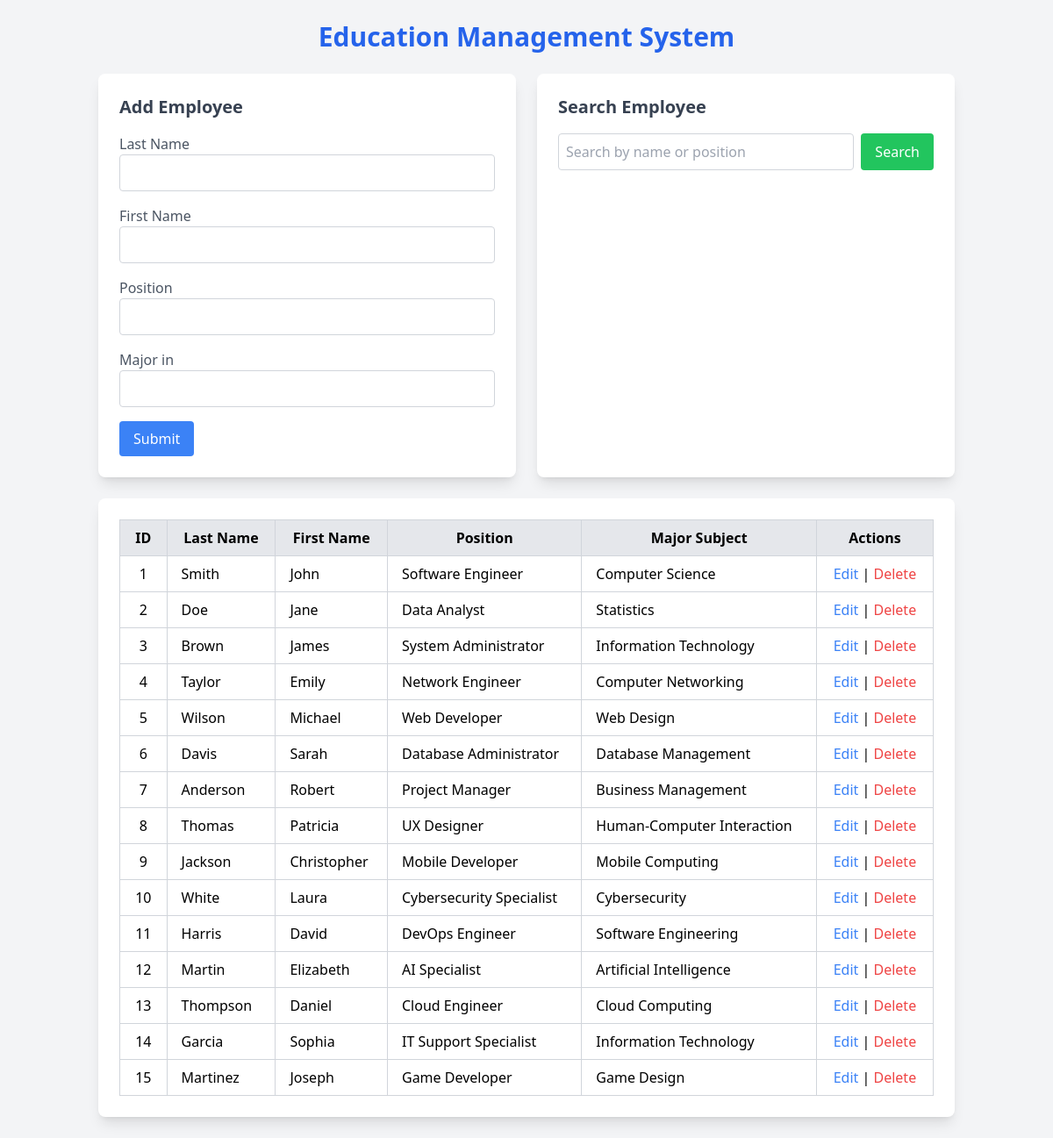
The page / on the database its author committed.
### tables this page shows
CREATE TABLE Employee (
    employee_id INT AUTO_INCREMENT PRIMARY KEY, 
    last_name VARCHAR(100) NOT NULL,        
    first_name VARCHAR(100) NOT NULL,       
    position VARCHAR(100) NOT NULL,      
    major_subject VARCHAR(100) NOT NULL      
);

### core/models.php (called while the page is built, shortened)
<?php
function showEmployeeRecords($pdo, $searchTerm = '')
{
    $sql = "SELECT * FROM employee WHERE last_name LIKE ? OR first_name LIKE ? OR position LIKE ?";
    $stmt = $pdo->prepare($sql);
    $stmt->execute(["%$searchTerm%", "%$searchTerm%", "%$searchTerm%"]);
    return $stmt->fetchAll();
}
?>

### index.php (the view, shortened to what this page needs)
<?php require_once 'core/dbConfig.php'; ?>
<?php require_once 'core/models.php'; ?>
<!DOCTYPE html>
<html lang="en">
<head>
  <script src="https://cdn.tailwindcss.com"></script>
</head>
<body class="bg-gray-100">
  <div class="container mx-auto p-6">
    <h1 class="text-3xl font-bold text-center mb-6 text-blue-600">Education Management System</h1>
    <div class="grid grid-cols-1 md:grid-cols-2 gap-6">
      <div class="bg-white shadow-lg rounded-lg p-6">
        <h2 class="text-xl font-semibold mb-4 text-gray-700">Add Employee</h2>
        <form action="core/handleForms.php" method="POST">
          <div class="mb-4">
            <label for="last_name" class="block text-gray-600">Last Name</label>
            <input type="text" name="last_name" class="w-full p-2 border border-gray-300 rounded" required>
          </div>
          <div class="mb-4">
            <label for="first_name" class="block text-gray-600">First Name</label>
            <input type="text" name="first_name" class="w-full p-2 border border-gray-300 rounded" required>
          </div>
          <div class="mb-4">
            <label for="position" class="block text-gray-600">Position</label>
            <input type="text" name="position" class="w-full p-2 border border-gray-300 rounded" required>
          </div>
          <div class="mb-4">
            <label for="major_subject" class="block text-gray-600">Major in</label>
            <input type="text" name="major_subject" class="w-full p-2 border border-gray-300 rounded" required>
          </div>
          <button type="submit" name="addEmployeeBtn"
            class="bg-blue-500 text-white px-4 py-2 rounded hover:bg-blue-600">Submit</button>
        </form>
      </div>
      <div class="bg-white shadow-lg rounded-lg p-6">
        <h2 class="text-xl font-semibold mb-4 text-gray-700">Search Employee</h2>
        <form method="GET" action="" class="flex gap-2 mb-4">
          <input type="text" name="search" placeholder="Search by name or position"
            class="flex-1 p-2 border border-gray-300 rounded"
            value="<?php echo isset($_GET['search']) ? $_GET['search'] : ''; ?>">
          <button type="submit" name="searchEmployeeBtn"
            class="bg-green-500 text-white px-4 rounded hover:bg-green-600">Search</button>
        </form>
      </div>
    </div>
    <div class="mt-6 bg-white shadow-lg rounded-lg p-6">
      <?php
      $searchTerm = isset($_GET['search']) ? $_GET['search'] : '';
      $showEmployeeRecords = showEmployeeRecords($pdo, $searchTerm);
      ?>
      <?php if ($showEmployeeRecords): ?>
        <div class="overflow-x-auto">
          <table class="w-full border-collapse border border-gray-300">
            <thead class="bg-gray-200">
              <tr>
                <th class="border border-gray-300 px-4 py-2">ID</th>
                <th class="border border-gray-300 px-4 py-2">Last Name</th>
                <th class="border border-gray-300 px-4 py-2">First Name</th>
                <th class="border border-gray-300 px-4 py-2">Position</th>
                <th class="border border-gray-300 px-4 py-2">Major Subject</th>
                <th class="border border-gray-300 px-4 py-2">Actions</th>
              </tr>
            </thead>
            <tbody>
              <?php foreach ($showEmployeeRecords as $employee): ?>
                <tr class="hover:bg-gray-100">
                  <td class="border border-gray-300 px-4 py-2 text-center"><?php echo $employee['employee_id']; ?></td>
                  <td class="border border-gray-300 px-4 py-2"><?php echo $employee['last_name']; ?></td>
                  <td class="border border-gray-300 px-4 py-2"><?php echo $employee['first_name']; ?></td>
                  <td class="border border-gray-300 px-4 py-2"><?php echo $employee['position']; ?></td>
                  <td class="border border-gray-300 px-4 py-2"><?php echo $employee['major_subject']; ?></td>
                  <td class="border border-gray-300 px-4 py-2 text-center">
                    <a href="update.php?employee_id=<?php echo $employee['employee_id']; ?>"
                      class="text-blue-500 hover:underline">Edit</a> |
                    <a href="delete.php?employee_id=<?php echo $employee['employee_id']; ?>"
                      class="text-red-500 hover:underline">Delete</a>
                  </td>
                </tr>
              <?php endforeach; ?>
            </tbody>
          </table>
        </div>
      <?php else: ?>
        <p class="text-center text-gray-500">No records found!</p>
      <?php endif; ?>
    </div>
  </div>
</body>
</html>

### rows shown on the page
employee: employee_id "1", last_name "Smith", first_name "John", position "Software Engineer", major_subject "Computer Science"
employee: employee_id "2", last_name "Doe", first_name "Jane", position "Data Analyst", major_subject "Statistics"
employee: employee_id "3", last_name "Brown", first_name "James", position "System Administrator", major_subject "Information Technology"
employee: employee_id "4", last_name "Taylor", first_name "Emily", position "Network Engineer", major_subject "Computer Networking"
employee: employee_id "5", last_name "Wilson", first_name "Michael", position "Web Developer", major_subject "Web Design"
employee: employee_id "6", last_name "Davis", first_name "Sarah", position "Database Administrator", major_subject "Database Management"
employee: employee_id "7", last_name "Anderson", first_name "Robert", position "Project Manager", major_subject "Business Management"
employee: employee_id "8", last_name "Thomas", first_name "Patricia", position "UX Designer", major_subject "Human-Computer Interaction"
employee: employee_id "9", last_name "Jackson", first_name "Christopher", position "Mobile Developer", major_subject "Mobile Computing"
employee: employee_id "10", last_name "White", first_name "Laura", position "Cybersecurity Specialist", major_subject "Cybersecurity"
employee: employee_id "11", last_name "Harris", first_name "David", position "DevOps Engineer", major_subject "Software Engineering"
employee: employee_id "12", last_name "Martin", first_name "Elizabeth", position "AI Specialist", major_subject "Artificial Intelligence"
employee: employee_id "13", last_name "Thompson", first_name "Daniel", position "Cloud Engineer", major_subject "Cloud Computing"
employee: employee_id "14", last_name "Garcia", first_name "Sophia", position "IT Support Specialist", major_subject "Information Technology"
employee: employee_id "15", last_name "Martinez", first_name "Joseph", position "Game Developer", major_subject "Game Design"
